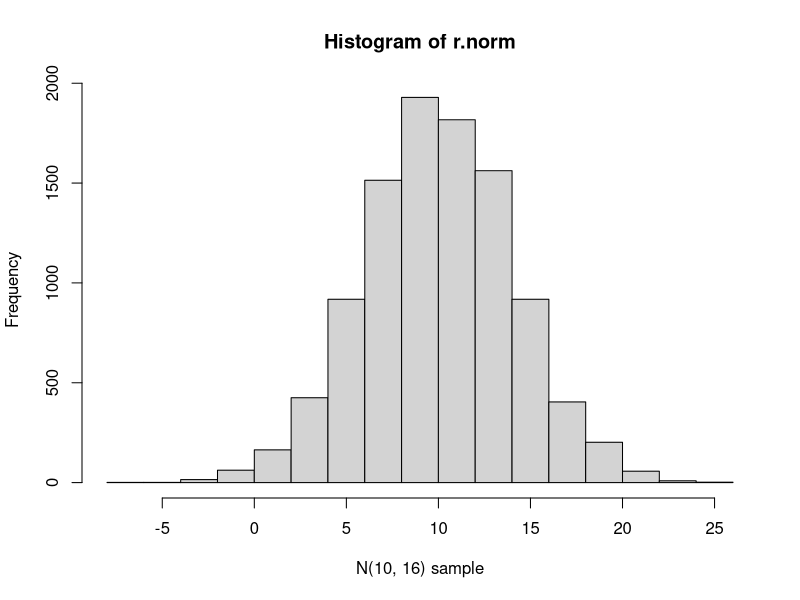
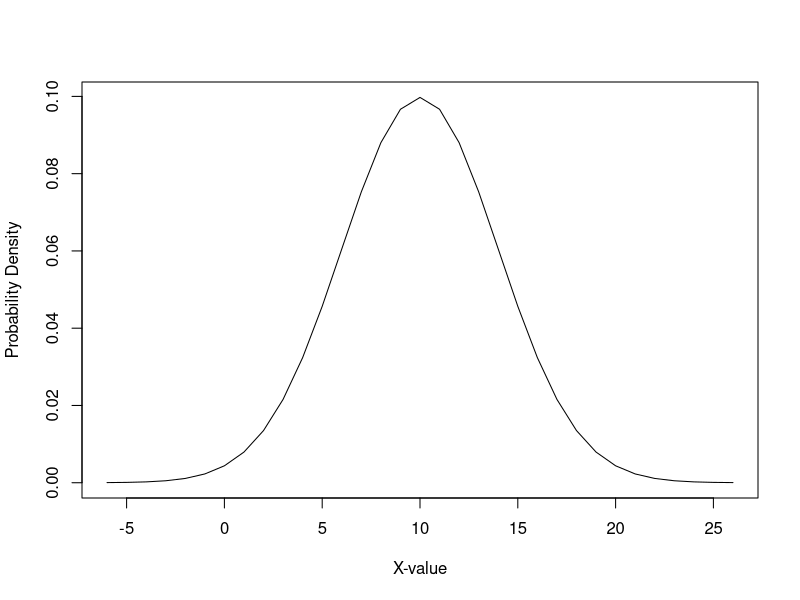
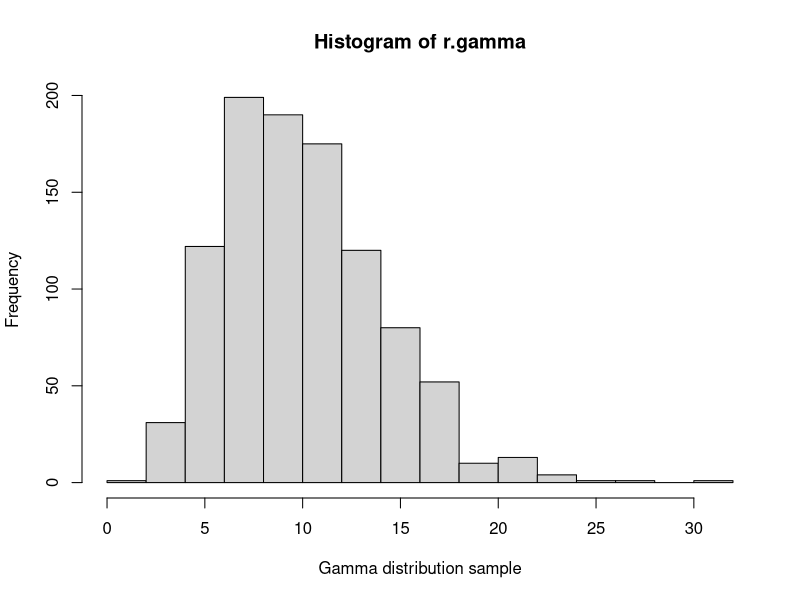

The R source for these figures, in order:
### BIOS6621 Homework1 Question2
### Patterned data and distributions

# Ex 1:  Use rep and seq to create c(.2,.2,.4,.4,.6,.6,.2,.2,.4,.4,.6,.6,.2,.2,.4,.4,.6,.6)
rep( rep( seq( 0.2, 0.6, by = 0.2), each =2), times = 3)

# Ex 2: Generate a sample of 10000 normal values with mean 10 and sd 4
#       Make a histogram of the values
#       Check that the empirical mean and SD match those used to generate the sample
#       For X~N(10, 16), find Pr(X > 18)
#       For X~N(10, 16), find the value so that 97.5% of the distribution is less than that value
#       Make a smooth line graph of the N(10, 16) density.  Don't superimpose on the histogram.
#       (Hint: Use seq)
set.seed( seed = 5 )
r.norm <- rnorm( n = 10000, mean = 10, sd = 4 )
hist( r.norm, xlab = "N(10, 16) sample" )
mean( r.norm ); sd( r.norm ); summary( r.norm )
p.norm <- pnorm( q = 18, mean = 10, sd = 16  ); p.norm
q.norm <- qnorm( p = .975, mean = 10, sd = 4 ); q.norm
x <- seq( 10 - 4 * 4, 10 + 4 * 4, by = 1 )
d.norm <- dnorm( x, mean = 10, sd = 4 );
plot( x, d.norm, xlab = "X-value", ylab = "Probability Density", type = "l")

# Ex 3: Generate a sample of 10000 values from a Gamma distribution with mean 10 and sd 4
#       Verify empirically that your sample mean and sd are close to 10 and 4
#       This is very useful, when working with a new distn in R (or SAS or ...) it's good to do this
set.seed( seed = 55 )
mu = 10; sigma = 4
s <- sigma ^ 2 / mu; a <- mu / s; 
a; s
r.gamma <- rgamma( n = 1000, shape = a , scale = s)
hist( r.gamma, xlab = "Gamma distribution sample")
mean( r.gamma ); sd( r.gamma ); summary( r.gamma )

